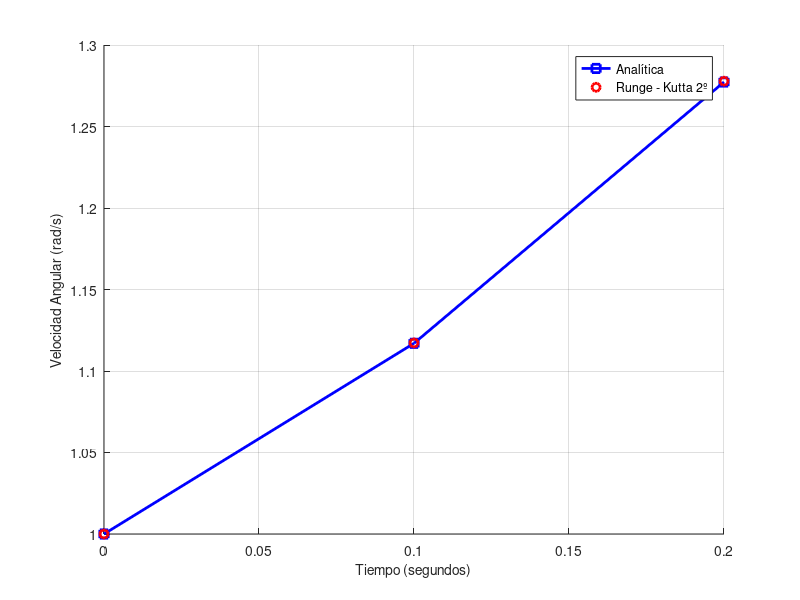

The MATLAB source for this figure:
%% 2nd Order - Runge Kutta Method
%% Método Runge - Kutta (2º Orden)

%Limpiar pantalla y variables
clc
clear
format shortG

%Datos iniciales
f = @(x,y) y + (2*x*(2.7183^(2*x)));
x0 = 0;
y0 = 1;
xf = 0.2;
n = 2;

%Inicia el método
h = (xf-x0)/n;
vx(1) = x0;
vy(1) = y0;
e(1) = 100;

%Llenar el vector x
for i = 1:n
    vx(i+1) = vx(i) + h;
end

%Solución Analítica
[valx,valy]=ode45(f,[vx],y0);

%Llenar el vector y
for i=1:n
    k1 = f(vx(i),vy(i));
    k2 = f((vx(i)+h),(vy(i)+k1*h));
    y1 = vy(i) + ((k1/2)+(k2/2))*h;
    vy(i+1) = y1;
    e(i+1) = abs((valy(i+1)-vy(i))/valy(i+1))*100;
end

disp('            x      y aprox       y real        Error  ')
disp('------------------------------------------------------')
disp([vx',vy',valy, abs((valy-vy')./valy)*100])

%Graficar los puntos obtenid
clf
hold on
plot(vx, valy, 'LineWidth', 2, 'color', 'b',"Marker",'square')
plot(vx, vy, 'sr', 'LineWidth', 2,'Marker',"o")
grid on
legend ('Analítica', 'Runge - Kutta 2º')
xlabel('Tiempo (segundos)', 'FontSize', 10)
ylabel('Velocidad Angular (rad/s)', 'FontSize', 10)
